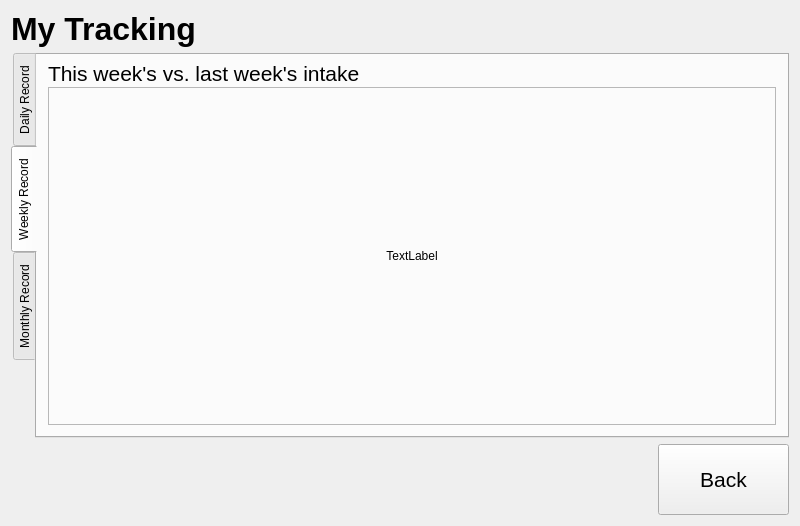
<?xml version="1.0" encoding="UTF-8"?>
<ui version="4.0">
 <class>trackingMenu</class>
 <widget class="QWidget" name="trackingMenu">
  <property name="geometry">
   <rect>
    <x>0</x>
    <y>0</y>
    <width>800</width>
    <height>526</height>
   </rect>
  </property>
  <property name="windowTitle">
   <string>trackingMenu</string>
  </property>
  <layout class="QGridLayout" name="gridLayout">
   <item row="2" column="1">
    <widget class="QPushButton" name="btn_back">
     <property name="minimumSize">
      <size>
       <width>131</width>
       <height>71</height>
      </size>
     </property>
     <property name="font">
      <font>
       <family>Helvetica Neue</family>
       <pointsize>16</pointsize>
      </font>
     </property>
     <property name="text">
      <string>Back</string>
     </property>
    </widget>
   </item>
   <item row="1" column="0" colspan="2">
    <widget class="QTabWidget" name="tabWidget">
     <property name="minimumSize">
      <size>
       <width>0</width>
       <height>380</height>
      </size>
     </property>
     <property name="autoFillBackground">
      <bool>true</bool>
     </property>
     <property name="tabPosition">
      <enum>QTabWidget::West</enum>
     </property>
     <property name="tabShape">
      <enum>QTabWidget::Rounded</enum>
     </property>
     <property name="currentIndex">
      <number>1</number>
     </property>
     <property name="iconSize">
      <size>
       <width>100</width>
       <height>100</height>
      </size>
     </property>
     <widget class="QWidget" name="tab_dailyRecord">
      <attribute name="title">
       <string>Daily Record</string>
      </attribute>
      <layout class="QGridLayout" name="gridLayout_3">
       <item row="0" column="0">
        <spacer name="verticalSpacer">
         <property name="orientation">
          <enum>Qt::Vertical</enum>
         </property>
         <property name="sizeHint" stdset="0">
          <size>
           <width>20</width>
           <height>116</height>
          </size>
         </property>
        </spacer>
       </item>
       <item row="1" column="0">
        <layout class="QGridLayout" name="gridLayout_2">
         <item row="1" column="0">
          <widget class="QProgressBar" name="progressBar_today">
           <property name="value">
            <number>24</number>
           </property>
          </widget>
         </item>
         <item row="0" column="0">
          <widget class="QLabel" name="lbl_today">
           <property name="font">
            <font>
             <pointsize>16</pointsize>
            </font>
           </property>
           <property name="text">
            <string>Today's calorie intake</string>
           </property>
          </widget>
         </item>
         <item row="0" column="1">
          <widget class="QLabel" name="lbl_yesterday">
           <property name="font">
            <font>
             <pointsize>16</pointsize>
            </font>
           </property>
           <property name="text">
            <string>Yesterday's calorie intake</string>
           </property>
          </widget>
         </item>
         <item row="1" column="1">
          <widget class="QProgressBar" name="progressBar_yesterday">
           <property name="value">
            <number>24</number>
           </property>
           <property name="invertedAppearance">
            <bool>false</bool>
           </property>
          </widget>
         </item>
        </layout>
       </item>
       <item row="2" column="0">
        <spacer name="verticalSpacer_2">
         <property name="orientation">
          <enum>Qt::Vertical</enum>
         </property>
         <property name="sizeHint" stdset="0">
          <size>
           <width>20</width>
           <height>115</height>
          </size>
         </property>
        </spacer>
       </item>
      </layout>
     </widget>
     <widget class="QWidget" name="tab_weeklyRecord">
      <attribute name="title">
       <string>Weekly Record</string>
      </attribute>
      <layout class="QGridLayout" name="gridLayout_5">
       <item row="0" column="0">
        <layout class="QGridLayout" name="gridLayout_4">
         <item row="0" column="0">
          <widget class="QLabel" name="lbl_week">
           <property name="maximumSize">
            <size>
             <width>16777215</width>
             <height>15</height>
            </size>
           </property>
           <property name="font">
            <font>
             <family>Helvetica Neue</family>
             <pointsize>16</pointsize>
            </font>
           </property>
           <property name="text">
            <string>This week's vs. last week's intake</string>
           </property>
          </widget>
         </item>
         <item row="1" column="0">
          <widget class="QFrame" name="weekly_frame">
           <property name="frameShape">
            <enum>QFrame::StyledPanel</enum>
           </property>
           <property name="frameShadow">
            <enum>QFrame::Raised</enum>
           </property>
           <layout class="QHBoxLayout" name="horizontalLayout_2">
            <item>
             <widget class="QLabel" name="weekly_label">
              <property name="minimumSize">
               <size>
                <width>0</width>
                <height>200</height>
               </size>
              </property>
              <property name="text">
               <string>TextLabel</string>
              </property>
              <property name="alignment">
               <set>Qt::AlignCenter</set>
              </property>
             </widget>
            </item>
           </layout>
          </widget>
         </item>
        </layout>
       </item>
      </layout>
     </widget>
     <widget class="QWidget" name="tab_monthlyRecord">
      <attribute name="title">
       <string>Monthly Record</string>
      </attribute>
      <layout class="QGridLayout" name="gridLayout_6">
       <item row="0" column="0">
        <layout class="QVBoxLayout" name="verticalLayout">
         <item>
          <widget class="QLabel" name="lbl_month">
           <property name="maximumSize">
            <size>
             <width>16777215</width>
             <height>15</height>
            </size>
           </property>
           <property name="font">
            <font>
             <family>Helvetica Neue</family>
             <pointsize>16</pointsize>
            </font>
           </property>
           <property name="text">
            <string>This month's vs. last month's intake</string>
           </property>
          </widget>
         </item>
         <item>
          <widget class="QFrame" name="monthly_frame">
           <property name="frameShape">
            <enum>QFrame::StyledPanel</enum>
           </property>
           <property name="frameShadow">
            <enum>QFrame::Raised</enum>
           </property>
           <layout class="QHBoxLayout" name="horizontalLayout">
            <item>
             <widget class="QLabel" name="monthly_label">
              <property name="minimumSize">
               <size>
                <width>0</width>
                <height>200</height>
               </size>
              </property>
              <property name="text">
               <string>TextLabel</string>
              </property>
              <property name="alignment">
               <set>Qt::AlignCenter</set>
              </property>
             </widget>
            </item>
           </layout>
          </widget>
         </item>
        </layout>
       </item>
      </layout>
     </widget>
    </widget>
   </item>
   <item row="0" column="0" colspan="2">
    <widget class="QLabel" name="lbl_title">
     <property name="minimumSize">
      <size>
       <width>776</width>
       <height>31</height>
      </size>
     </property>
     <property name="font">
      <font>
       <family>Helvetica Neue</family>
       <pointsize>24</pointsize>
       <weight>75</weight>
       <bold>true</bold>
      </font>
     </property>
     <property name="text">
      <string>My Tracking</string>
     </property>
    </widget>
   </item>
   <item row="2" column="0">
    <spacer name="horizontalSpacer">
     <property name="orientation">
      <enum>Qt::Horizontal</enum>
     </property>
     <property name="sizeHint" stdset="0">
      <size>
       <width>650</width>
       <height>20</height>
      </size>
     </property>
    </spacer>
   </item>
  </layout>
 </widget>
 <layoutdefault spacing="6" margin="11"/>
 <resources/>
 <connections/>
</ui>
